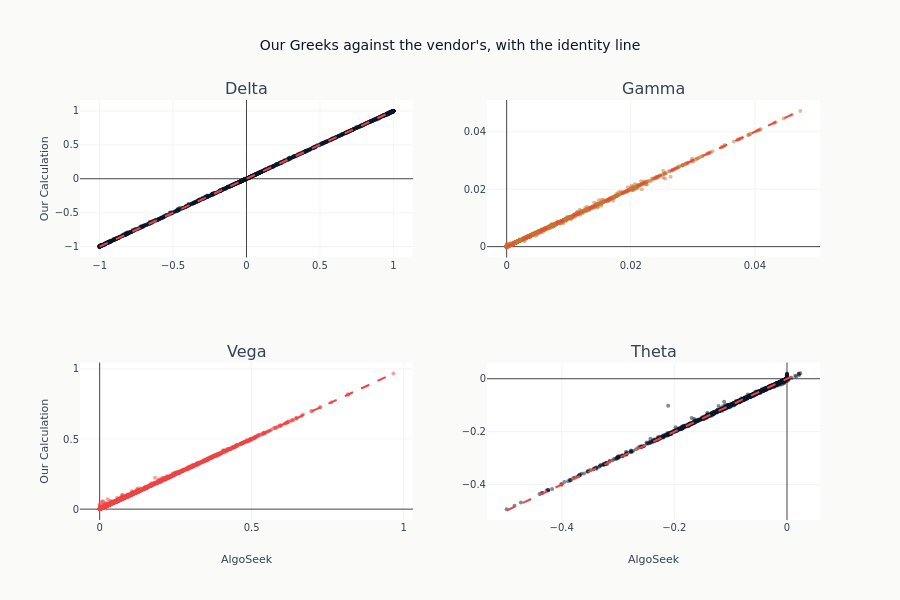

The notebook cell this image was saved under:
### Markdown cell above
All four panels are built in one cell. Splitting figure construction across cells lets
papermill flush the inline backend mid-render, capturing the delta and gamma panels as a
figure of their own and leaving vega and theta empty in the published one.

### Code cell
fig = make_subplots(rows=2, cols=2, subplot_titles=["Delta", "Gamma", "Vega", "Theta"])


# Helper: draw scatter + reference 45° line into one panel.
def _add_validation_panel(row: int, col: int, x_col: str, y_col: str, name: str) -> None:
    x_vals = validation_df[x_col].to_list()
    y_vals = validation_df[y_col].to_list()
    fig.add_trace(
        go.Scatter(
            x=x_vals,
            y=y_vals,
            mode="markers",
            marker=dict(size=4, opacity=0.5),
            name=name,
        ),
        row=row,
        col=col,
    )
    lo = min(min(x_vals), min(y_vals))
    hi = max(max(x_vals), max(y_vals))
    fig.add_trace(
        go.Scatter(
            x=[lo, hi],
            y=[lo, hi],
            mode="lines",
            line=dict(dash="dash", color=COLORS["negative"]),
            showlegend=False,
        ),
        row=row,
        col=col,
    )


_add_validation_panel(1, 1, "algoseek_delta", "our_delta", "Delta")
_add_validation_panel(1, 2, "algoseek_gamma", "our_gamma", "Gamma")
_add_validation_panel(2, 1, "algoseek_vega", "our_vega", "Vega")
_add_validation_panel(2, 2, "algoseek_theta", "our_theta", "Theta")

fig.update_layout(
    height=600,
    title_text="Our Greeks against the vendor's, with the identity line",
    showlegend=False,
)
fig.update_xaxes(title_text="AlgoSeek", row=2, col=1)
fig.update_xaxes(title_text="AlgoSeek", row=2, col=2)
fig.update_yaxes(title_text="Our Calculation", row=1, col=1)
fig.update_yaxes(title_text="Our Calculation", row=2, col=1)

show_plotly_with_alt(
    fig,
    "Four scatter panels, one each for delta, gamma, vega and theta, plotting our computed value against the vendor's with a dashed identity line through each. In every panel the points lie along that line closely enough to obscure it.",
)

### Figure 1 — Plotly figure (JSON) as saved in the notebook; plotly's stock layout.template omitted (floating-point values rounded to 4 significant figures; data arrays with more than 128 entries replaced by an {"elided": "..."} marker saying what was removed)
{"data": [{"marker": {"opacity": 0.5, "size": 4}, "mode": "markers", "name": "Delta", "type": "scatter", "x": {"elided": "2000 float values"}, "xaxis": "x", "y": {"elided": "2000 float values"}, "yaxis": "y"}, {"line": {"color": "#ef4444", "dash": "dash"}, "mode": "lines", "showlegend": false, "type": "scatter", "x": [-1.0, 1.0], "xaxis": "x", "y": [-1.0, 1.0], "yaxis": "y"}, {"marker": {"opacity": 0.5, "size": 4}, "mode": "markers", "name": "Gamma", "type": "scatter", "x": {"elided": "2000 float values"}, "xaxis": "x2", "y": {"elided": "2000 float values"}, "yaxis": "y2"}, {"line": {"color": "#ef4444", "dash": "dash"}, "mode": "lines", "showlegend": false, "type": "scatter", "x": [0.0, 0.04733], "xaxis": "x2", "y": [0.0, 0.04733], "yaxis": "y2"}, {"marker": {"opacity": 0.5, "size": 4}, "mode": "markers", "name": "Vega", "type": "scatter", "x": {"elided": "2000 float values"}, "xaxis": "x3", "y": {"elided": "2000 float values"}, "yaxis": "y3"}, {"line": {"color": "#ef4444", "dash": "dash"}, "mode": "lines", "showlegend": false, "type": "scatter", "x": [0.0, 0.9679], "xaxis": "x3", "y": [0.0, 0.9679], "yaxis": "y3"}, {"marker": {"opacity": 0.5, "size": 4}, "mode": "markers", "name": "Theta", "type": "scatter", "x": {"elided": "2000 float values"}, "xaxis": "x4", "y": {"elided": "2000 float values"}, "yaxis": "y4"}, {"line": {"color": "#ef4444", "dash": "dash"}, "mode": "lines", "showlegend": false, "type": "scatter", "x": [-0.4977, 0.02371], "xaxis": "x4", "y": [-0.4977, 0.02371], "yaxis": "y4"}], "layout": {"annotations": [{"font": {"size": 16}, "showarrow": false, "text": "Delta", "x": 0.225, "xanchor": "center", "xref": "paper", "y": 1.0, "yanchor": "bottom", "yref": "paper"}, {"font": {"size": 16}, "showarrow": false, "text": "Gamma", "x": 0.775, "xanchor": "center", "xref": "paper", "y": 1.0, "yanchor": "bottom", "yref": "paper"}, {"font": {"size": 16}, "showarrow": false, "text": "Vega", "x": 0.225, "xanchor": "center", "xref": "paper", "y": 0.375, "yanchor": "bottom", "yref": "paper"}, {"font": {"size": 16}, "showarrow": false, "text": "Theta", "x": 0.775, "xanchor": "center", "xref": "paper", "y": 0.375, "yanchor": "bottom", "yref": "paper"}], "height": 600, "showlegend": false, "title": {"text": "Our Greeks against the vendor's, with the identity line"}, "xaxis": {"anchor": "y", "domain": [0.0, 0.45]}, "xaxis2": {"anchor": "y2", "domain": [0.55, 1.0]}, "xaxis3": {"anchor": "y3", "domain": [0.0, 0.45], "title": {"text": "AlgoSeek"}}, "xaxis4": {"anchor": "y4", "domain": [0.55, 1.0], "title": {"text": "AlgoSeek"}}, "yaxis": {"anchor": "x", "domain": [0.625, 1.0], "title": {"text": "Our Calculation"}}, "yaxis2": {"anchor": "x2", "domain": [0.625, 1.0]}, "yaxis3": {"anchor": "x3", "domain": [0.0, 0.375], "title": {"text": "Our Calculation"}}, "yaxis4": {"anchor": "x4", "domain": [0.0, 0.375]}}}
